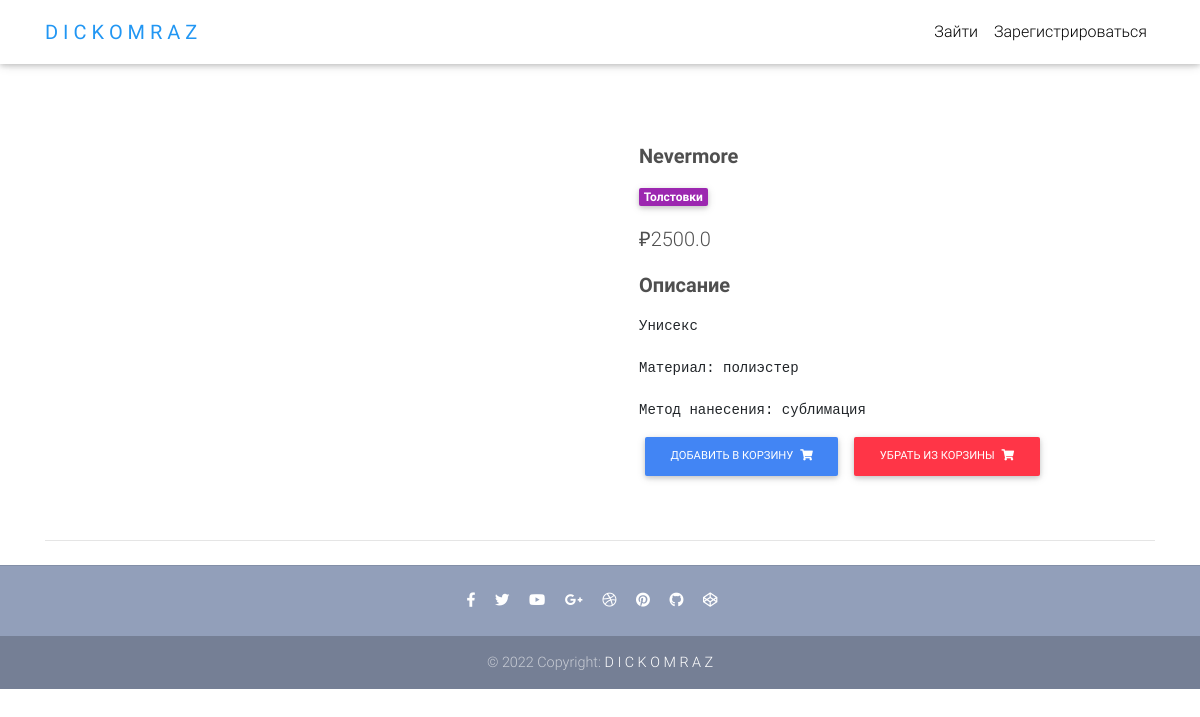
The app's page /product/test-product-1/ with its own data.
### core/models.py (models this page shows, shortened)
class Item(models.Model):
    title = models.CharField(max_length=100)
    price = models.FloatField()
    discount_price = models.FloatField(blank=True, null=True)
    category = models.CharField(choices=CATEGORY_CHOICES, max_length=2)
    label = models.CharField(choices=LABEL_CHOICES, max_length=1)
    slug = models.SlugField()
    description = models.TextField()
    image = models.ImageField(blank=True, null=True)
    def get_add_to_cart_url(self):
        return reverse("core:add-to-cart", kwargs={
            'slug': self.slug
        })
    def remove_from_cart_url(self):
        return reverse("core:remove-from-cart", kwargs={
            'slug': self.slug
        })

### core/views.py (the view)
# urls.py: path('product/<slug>/', ItemDetailView.as_view(), name='product'),
class ItemDetailView(DetailView):
    model = Item
    template_name = "product.html"

### core/templates/product.html (shortened to what this page needs)
{% extends "base.html" %}
{% block content %}
  <main class="mt-5">
    <div class="container dark-grey-text mt-5">
      <div class="row wow fadeIn">
        <div class="col-md-6 mb-4">
        </div>
        <div class="col-md-6 mb-4">
          <div class="p-4">
              <div class="mb-3">
                  <h1 class="lead font-weight-bold">{{ object.title }}</h1>
            </div>
            <div class="mb-3">
              <a href="">
                <span class="badge purple mr-1">{{ object.get_category_display }}</span>
              </a>
            </div>
            <p class="lead">
                {% if object.discount_price %}
                <del>₽{{ object.price }}</del>
                <span>₽{{ object.discount_price }}</span>
                {% else %}
                <span>₽{{ object.price }} </span>
                {% endif %}
            </p>
            <p class="lead font-weight-bold">Описание</p>
            <pre>{{ object.description}}</pre>
            <a href="{{ object.get_add_to_cart_url }}" class="btn btn-primary btn-md my-0 p">Добавить в корзину
                <i class="fas fa-shopping-cart ml-1"></i>
            </a>
            <a href="{{ object.remove_from_cart_url }}" class="btn btn-danger btn-md my-0 p">Убрать из корзины
                <i class="fas fa-shopping-cart ml-1"></i>
            </a>
          </div>
        </div>
      </div>
      <hr>
    </div>
  </main>
{% endblock content %}

### core/templates/base.html (style rules this page uses)
html, body, header, .carousel { height: 60vh; }

### records on screen
Item: title "Nevermore", category "Толстовки", price "2500.0", description "Унисекс Материал: полиэстер Метод нанесения: сублимация"
